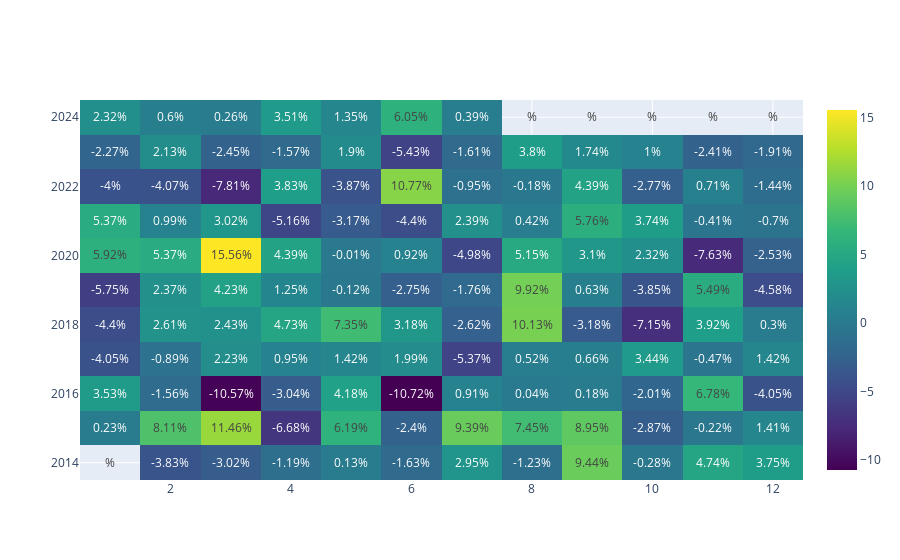

Source (notebook cell):
### Markdown cell above
# Heatmap of returns.

### Code cell
fig = go.Figure(data=go.Heatmap(
          x = dados['mes'].values,
          y = dados['ano'].values, 
          z = dados['retornos_mensais'].values,
          type = 'heatmap',
          colorscale = 'Viridis', text = dados['retornos_mensais'].values,
            texttemplate="%{text}%"))

fig
